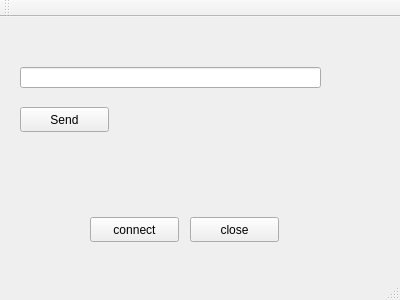
<?xml version="1.0" encoding="UTF-8"?>
<ui version="4.0">
 <class>MainWindow</class>
 <widget class="QMainWindow" name="MainWindow">
  <property name="geometry">
   <rect>
    <x>0</x>
    <y>0</y>
    <width>400</width>
    <height>300</height>
   </rect>
  </property>
  <property name="windowTitle">
   <string>MainWindow</string>
  </property>
  <widget class="QWidget" name="centralWidget">
   <widget class="QPushButton" name="pushButton">
    <property name="geometry">
     <rect>
      <x>90</x>
      <y>200</y>
      <width>89</width>
      <height>25</height>
     </rect>
    </property>
    <property name="text">
     <string>connect</string>
    </property>
   </widget>
   <widget class="QPushButton" name="pushButton_2">
    <property name="geometry">
     <rect>
      <x>20</x>
      <y>90</y>
      <width>89</width>
      <height>25</height>
     </rect>
    </property>
    <property name="text">
     <string>Send</string>
    </property>
   </widget>
   <widget class="QLineEdit" name="lineEdit">
    <property name="geometry">
     <rect>
      <x>20</x>
      <y>50</y>
      <width>301</width>
      <height>21</height>
     </rect>
    </property>
   </widget>
   <widget class="QPushButton" name="pushButton_3">
    <property name="geometry">
     <rect>
      <x>190</x>
      <y>200</y>
      <width>89</width>
      <height>25</height>
     </rect>
    </property>
    <property name="text">
     <string>close</string>
    </property>
   </widget>
  </widget>
  <widget class="QMenuBar" name="menuBar">
   <property name="geometry">
    <rect>
     <x>0</x>
     <y>0</y>
     <width>400</width>
     <height>28</height>
    </rect>
   </property>
  </widget>
  <widget class="QToolBar" name="mainToolBar">
   <attribute name="toolBarArea">
    <enum>TopToolBarArea</enum>
   </attribute>
   <attribute name="toolBarBreak">
    <bool>false</bool>
   </attribute>
  </widget>
  <widget class="QStatusBar" name="statusBar"/>
 </widget>
 <layoutdefault spacing="6" margin="11"/>
 <resources/>
 <connections/>
</ui>
